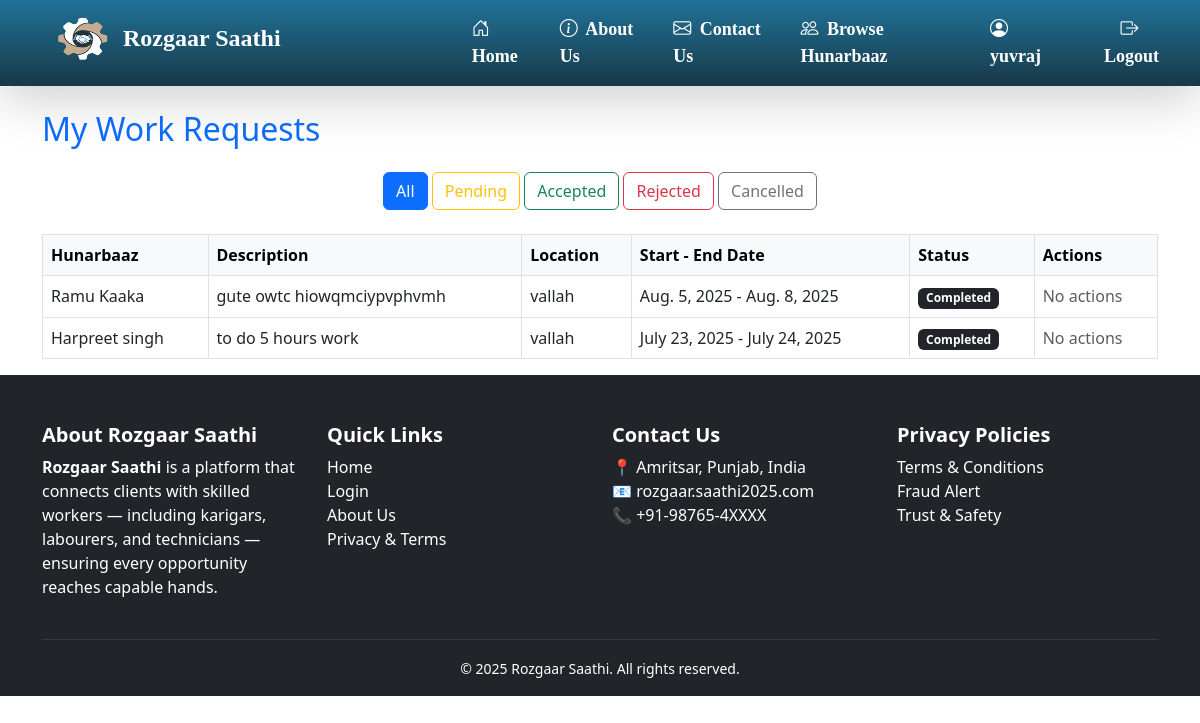
The page /client/requests/ (signed in) on the database its author committed.
### client/models.py (models this page shows, shortened)
class PostRequest(models.Model):
    client = models.ForeignKey(User, on_delete=models.CASCADE, related_name='sent_requests')
    hunarbaaz = models.ForeignKey('hunarbaaz.Hunarbaaz', on_delete=models.CASCADE, related_name='received_requests')
    job_description = models.TextField()
    location = models.CharField(max_length=100)
    start_date = models.DateField(help_text="Start date of the job",null=False,blank=True)
    end_date = models.DateField(help_text="Expected completion date",null=False,blank=True)
    JOB_TYPE_CHOICES = [
        ('residential', 'Residential'),
        ('commercial', 'Commercial'),
    ]
    job_type = models.CharField(max_length=20,choices=JOB_TYPE_CHOICES,default='residential',help_text="Type of job location")
    working_hours = models.PositiveIntegerField(
        null=True,
        blank=True,
        help_text="Estimated total working hours for this job"
    )
    is_accepted = models.BooleanField(null=True, blank=True)  # None = Pending, True = Accepted, False = Rejected
    is_completed = models.BooleanField(default=False)
    is_cancelled = models.BooleanField(default=False, help_text="Whether the client has cancelled the request")
    created_at = models.DateTimeField(auto_now_add=True)
    rating = models.IntegerField(
    validators=[MinValueValidator(1), MaxValueValidator(5)],
    null=True,
    blank=True,
    help_text="Client rating after completion (1 to 5)"
)
    review = models.TextField(null=True, blank=True, help_text="Optional client feedback")

### hunarbaaz/models.py (models this page shows, shortened)
class Hunarbaaz(models.Model):
    SKILL_CHOICES = [
        ('', 'Tell us your skill'),  # placeholder
        ('Construction', 'Construction'),
        ('Electrician', 'Electrician'),
        ('Painter', 'Painter'),
        ('Domestic Worker', 'Domestic Worker'),
        ('Plumber', 'Plumber'),
        ('Carpenter', 'Carpenter'),
        ('Electronics Repair', 'Electronics Repair'),
        ('Mechanic', 'Mechanic'),
        ('Others', 'Others'),
    ]
    locations=[
        ('','Select you location'),
        ('Vallah/Verka','Vallah/Verka'),
        ('Hall Bazaar','Hall Bazaar'),
        ('Ranjit-Avenue','Ranjit-Avenue'),
        ('Company-bagh','Company-bagh'),
        ('Golden-gate','Golden-gate'),
        ('Putlighar','Putlighar'),
        ('Ramgharia gate','Ramgharia gate'),
        ('Batala-road','Batala-road'),
        ('Majitha-road','Majitha-road'),
        ('Ram Bagh','Ram Bagh'),
        ('other','other')
    ]
    GENDER_CHOICES = [("","-------"),
        ("M", "Male"),
        ("F", "Female"),
        ("O", "Other"),
    ]
    user = models.OneToOneField(User, on_delete=models.CASCADE)
    full_name = models.CharField(max_length=100)
    mobile = models.CharField(max_length=10,unique=True,validators=[mobile_validator])
    gender = models.CharField(
        max_length=1,
        choices=GENDER_CHOICES,
        default="M",
        verbose_name="Gender",
    )
    skill = models.CharField(max_length=50, choices=SKILL_CHOICES)
    location = models.CharField(max_length=100, choices=locations)
    experience = models.PositiveIntegerField(help_text="Years of experience")
    aadhaar_number = models.CharField(max_length=12,unique=True,validators=[aadhaar_validator])
    wages = models.PositiveIntegerField(help_text="required pay for 8 hours" ,blank=False,null=False, default=False)
    profile_pic = models.ImageField(upload_to='hunarbaaz/profile_pics/',null=True, blank=True)
    work_sample_1=models.ImageField(upload_to='hunarbaaz/work_samples/', null=True, blank=True)
    work_sample_2=models.ImageField(upload_to='hunarbaaz/work_samples/', null=True, blank=True)
    work_sample_3=models.ImageField(upload_to='hunarbaaz/work_samples/', null=True, blank=True)
    is_verified = models.BooleanField(default=False)
    created_at = models.DateTimeField(auto_now_add=True)

### client/views.py (the view)
# urls.py: path('requests/', views.request_status, name='request_status'),
@login_required
def request_status(request):
    status = request.GET.get('status', 'all')
    filter_by = status
    queryset = PostRequest.objects.filter(client=request.user)
    if status == 'pending':
        queryset = queryset.filter(is_accepted=None, is_cancelled=False)
    elif status == 'accepted':
        queryset = queryset.filter(is_accepted=True, is_cancelled=False)
    elif status == 'rejected':
        queryset = queryset.filter(is_accepted=False, is_cancelled=False)
    elif status == 'cancelled':
        queryset = queryset.filter(is_cancelled=True)
    return render(request, 'client/request_status.html', {
        'requests': queryset.order_by('-created_at'),
        'filter_by': filter_by
    })

### client/templates/client/request_status.html (shortened to what this page needs)
{% extends 'base/base.html' %}
{% block content %}
  <div class="container mt-4">
    <h2 class="text-primary mb-4">My Work Requests</h2>
    <div class="mb-4 text-center">
      <a href="?status=all" class="btn btn-outline-primary {% if filter_by == 'all' %}active{% endif %}">All</a>
      <a href="?status=pending" class="btn btn-outline-warning {% if filter_by == 'pending' %}active{% endif %}">Pending</a>
      <a href="?status=accepted" class="btn btn-outline-success {% if filter_by == 'accepted' %}active{% endif %}">Accepted</a>
      <a href="?status=rejected" class="btn btn-outline-danger {% if filter_by == 'rejected' %}active{% endif %}">Rejected</a>
      <a href="?status=cancelled" class="btn btn-outline-secondary {% if filter_by == 'cancelled' %}active{% endif %}">Cancelled</a>
    </div>
    {% if requests %}
      <div class="table-responsive">
        <table class="table table-bordered table-hover align-middle">
          <thead class="table-light">
            <tr>
              <th>Hunarbaaz</th>
              <th>Description</th>
              <th>Location</th>
              <th>Start - End Date</th>
              <th>Status</th>
              <th>Actions</th>
            </tr>
          </thead>
          <tbody>
            {% for request in requests %}
              <tr>
                <td>{{ request.hunarbaaz.full_name }}</td>
                <td>{{ request.job_description|truncatewords:12 }}</td>
                <td>{{ request.location }}</td>
                <td>{{ request.start_date }} - {{ request.end_date }}</td>
                <td>
                  {% if request.is_cancelled %}
                    <span class="badge bg-secondary">Cancelled</span>
                  {% elif request.is_completed %}
                    <span class="badge bg-dark">Completed</span>
                  {% elif request.is_accepted == True %}
                    <span class="badge bg-success">Accepted</span>
                  {% elif request.is_accepted == False %}
                    <span class="badge bg-danger">Rejected</span>
                  {% else %}
                    <span class="badge bg-warning text-dark">Pending</span>
                  {% endif %}
                </td>
                <td>
                  {% if request.is_cancelled or request.is_completed %}
                    <span class="text-muted">No actions</span>
                  {% elif request.is_accepted == True and not request.is_completed %}
                    <a href="{% url 'client:mark_completed' request.id %}" class="btn btn-sm btn-outline-success">Mark as Completed</a>
                  {% else %}
                    <span class="text-muted">No actions</span>
                  {% endif %}
                </td>
              </tr>
            {% endfor %}
          </tbody>
        </table>
      </div>
    {% else %}
      <p class="text-muted text-center">No {{ filter_by }} requests found.</p>
    {% endif %}
  </div>
{% endblock %}

### base/templates/base/base.html (shortened to what this page needs)
{% load static %}
<!DOCTYPE html>
<html lang="en">
<head>
    <link href="https://cdn.jsdelivr.net/npm/bootstrap@5.3.0/dist/css/bootstrap.min.css" rel="stylesheet">
<link rel="stylesheet" href="https://cdnjs.cloudflare.com/ajax/libs/font-awesome/6.5.0/css/all.min.css">
<link href="https://cdn.jsdelivr.net/npm/bootstrap-icons@1.10.5/font/bootstrap-icons.css" rel="stylesheet">
<link rel="stylesheet" href="{% static 'base/css/style.css' %}">
<link rel="stylesheet" href="{% static 'base/css/login.css' %}">
<link href="https://cdn.jsdelivr.net/npm/aos@2.3.4/dist/aos.css" rel="stylesheet">
</head>
<body>
<nav class="navbar navbar-expand-lg navbar-dark shadow-lg">
  <div class="container-fluid" id="navbar-cont">
    <a class="navbar-brand fw-bold fs-4 d-flex align-items-center" href="{% url 'home' %}">
      <img src="{% static 'base/images/logo.png' %}" style="height: 55px; width: 65px;" class="me-2">
      <span class="text-white">Rozgaar Saathi</span>
    </a>
    <div class="collapse navbar-collapse justify-content-end" id="navbarNav">
      <ul class="navbar-nav align-items-center">
        <li class="nav-item">
          <a class="nav-link nav-anim" href="{% url 'home' %}">
            <i class="bi bi-house-door me-1"></i> Home
          </a>
        </li>
        <li class="nav-item">
          <a class="nav-link nav-anim" href="{% url 'about' %}">
            <i class="bi bi-info-circle me-1"></i> About Us
          </a>
        </li>
        <li class="nav-item">
          <a class="nav-link nav-anim" href="{% url 'reviews:contact_review' %}">
            <i class="bi bi-envelope me-1"></i> Contact Us
          </a>
        </li>
        {% if user.is_authenticated %}
          {% if user.clientprofile %}
          <li class="nav-item">
              <a class="nav-link nav-anim" href="{% url 'client:all_profiles' %}">
                <i class="bi bi-people me-1"></i> Browse Hunarbaaz
              </a>
            </li>
            <li class="nav-item">
              <a class="nav-link nav-anim" href="{% url 'client:client_dashboard' %}">
               <i class="bi bi-person-circle me-1"></i> {{ user.username }}
              </a>
            </li>
          {% elif user.hunarbaaz %}
            <li class="nav-item">
              <a class="nav-link nav-anim" href="{% url 'hunarbaaz:hunarbaaz_dashboard' %}">
                <i class="bi bi-person-circle me-1"></i>{{ user.username }}
              </a>
            </li>
          {% endif %}
          <li class="nav-item">
            <form method="post" action="{% url 'logout' %}" class="d-inline">
              <button type="submit" class="btn nav-link nav-anim ms-2">
                <i class="bi bi-box-arrow-right me-1"></i> Logout
              </button>
            </form>
          </li>
        {% else %}
          <li class="nav-item">
            <a class="nav-link nav-anim" href="{% url 'login' %}">
              <i class="bi bi-box-arrow-in-right me-1"></i> Login / Register
            </a>
          </li>
        {% endif %}
      </ul>
    </div>
  </div>
</nav>
{% block content %}{% endblock %}
<footer class="bg-dark text-white pt-5">
  <div class="container">
    <div class="row gy-4">
      <div class="col-md-3 col-sm-6">
        <h5 class="fw-bold">About Rozgaar Saathi</h5>
        <p>
          <strong>Rozgaar Saathi</strong> is a platform that connects clients with skilled workers — including karigars, labourers, and technicians — ensuring every opportunity reaches capable hands.
        </p>
      </div>
      <div class="col-md-3 col-sm-6">
        <h5 class="fw-bold">Quick Links</h5>
        <ul class="list-unstyled">
          <li><a href="{% url 'home' %}" class="text-white text-decoration-none">Home</a></li>
          <li><a href="{% url 'login' %}" class="text-white text-decoration-none">Login</a></li>
          <li><a href="{% url 'about' %}" class="text-white text-decoration-none">About Us</a></li>
          <li><a href="{% url 'privacy_terms' %}" class="text-white text-decoration-none">Privacy & Terms</a></li>
        </ul>
      </div>
      <div class="col-md-3 col-sm-6">
        <h5 class="fw-bold">Contact Us</h5>
        <ul class="list-unstyled">
          <li>📍 Amritsar, Punjab, India</li>
          <li>📧 rozgaar.saathi2025.com</li>
          <li>📞 +91-98765-4XXXX</li>
        </ul>
      </div>
      <div class="col-md-3 col-sm-6">
        <h5 class="fw-bold">Privacy Policies</h5>
        <ul class="list-unstyled">
          <li>Terms & Conditions</li>
          <li>Fraud Alert</li>
          <li>Trust & Safety</li>
        </ul>
      </div>
    </div>
    <hr class="border-secondary mt-4">
    <div class="text-center pb-3">
      <small>&copy; 2025 Rozgaar Saathi. All rights reserved.</small>
    </div>
  </div>
</footer>
</html>

### base/static/base/css/style.css (style rules this page uses)
body { background-color: white; }
ul { z-index: 9999; }
.navbar { background: linear-gradient(to top, #183947, #207298); backdrop-filter: blur(10px); transition: background 0.3s ease-in-out; font-family: chiller; }
.navbar-brand { width: 410px; padding: 0 0 10px 10px; }
#navbarNav { background: none; width: auto; z-index: 9999; position: relative; }
#navbar-cont { padding: 0 20px 0 40px; z-index: 999; }
.navbar-collapse { z-index: 9999; background-color: #212529; }
.navbar-nav .nav-link { font-size: 18px; font-weight: bold; background: none; transition: all 0.3s ease; position: relative; color: white; border-radius: 8px; padding: 8px 16px; display: inline-block; }
.navbar-nav .nav-link::after, .nav-link::after { display: none !important; }

### rows shown on the page
PostRequest: hunarbaaz.full_name "Ramu Kaaka", job_description "gute owtc hiowqmciypvphvmh", location "vallah", start_date "Aug. 5, 2025", end_date "Aug. 8, 2025", is_cancelled "Completed"
PostRequest: hunarbaaz.full_name "Harpreet singh", job_description "to do 5 hours work", location "vallah", start_date "July 23, 2025", end_date "July 24, 2025", is_cancelled "Completed"

### other values the page prints
{{ user.username }} "yuvraj"
